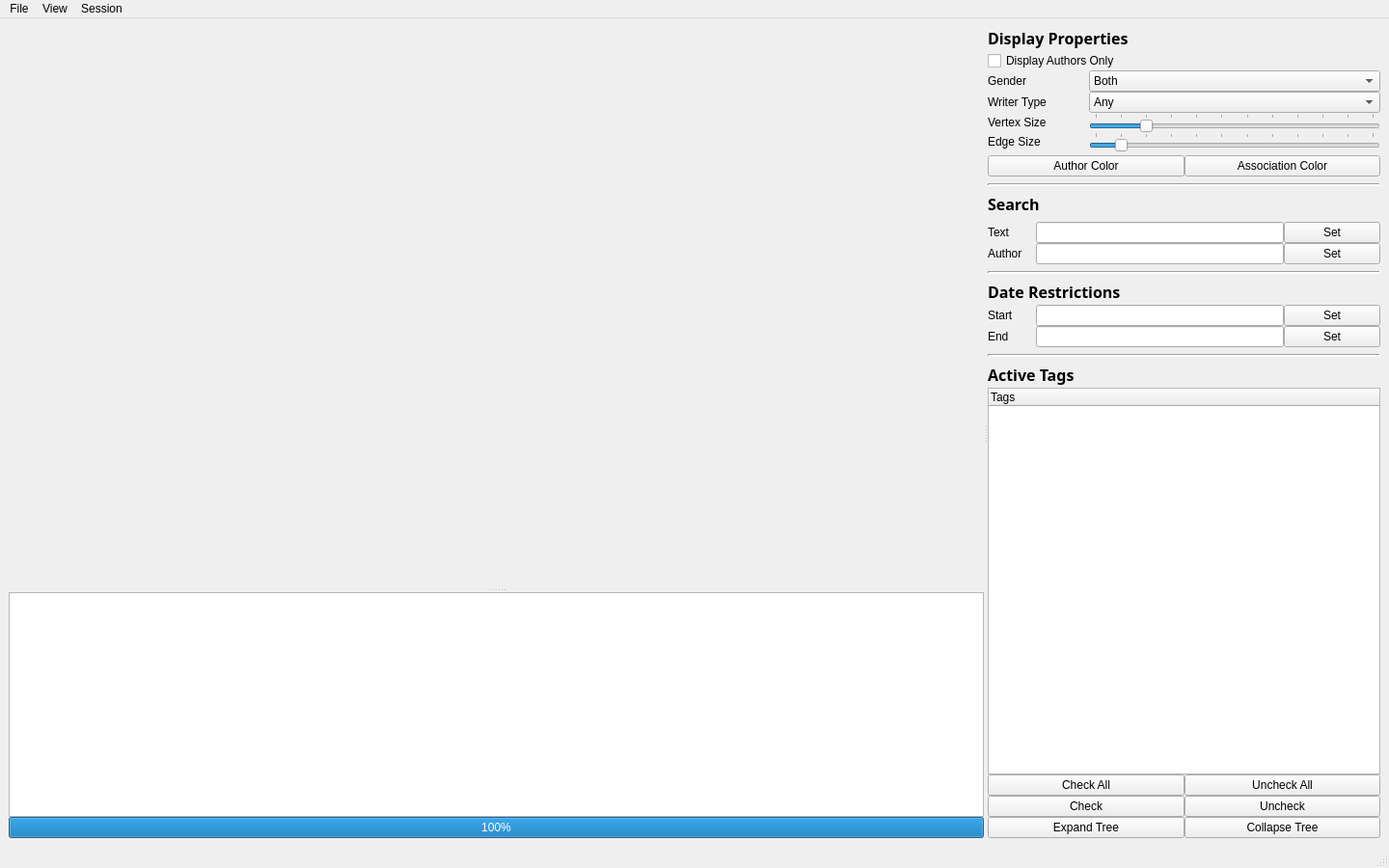
<?xml version="1.0" encoding="UTF-8"?>
<ui version="4.0">
 <class>ovQMainWindow</class>
 <widget class="QMainWindow" name="ovQMainWindow">
  <property name="windowModality">
   <enum>Qt::ApplicationModal</enum>
  </property>
  <property name="enabled">
   <bool>true</bool>
  </property>
  <property name="geometry">
   <rect>
    <x>0</x>
    <y>0</y>
    <width>1440</width>
    <height>900</height>
   </rect>
  </property>
  <property name="sizePolicy">
   <sizepolicy hsizetype="Expanding" vsizetype="Expanding">
    <horstretch>0</horstretch>
    <verstretch>0</verstretch>
   </sizepolicy>
  </property>
  <property name="minimumSize">
   <size>
    <width>800</width>
    <height>600</height>
   </size>
  </property>
  <property name="acceptDrops">
   <bool>false</bool>
  </property>
  <property name="windowTitle">
   <string>ORLANDO</string>
  </property>
  <property name="dockNestingEnabled">
   <bool>true</bool>
  </property>
  <property name="unifiedTitleAndToolBarOnMac">
   <bool>false</bool>
  </property>
  <widget class="QWidget" name="centralwidget">
   <property name="sizePolicy">
    <sizepolicy hsizetype="Expanding" vsizetype="Expanding">
     <horstretch>0</horstretch>
     <verstretch>0</verstretch>
    </sizepolicy>
   </property>
   <property name="contextMenuPolicy">
    <enum>Qt::DefaultContextMenu</enum>
   </property>
   <layout class="QVBoxLayout" name="verticalLayout_3">
    <property name="sizeConstraint">
     <enum>QLayout::SetDefaultConstraint</enum>
    </property>
    <item>
     <widget class="QSplitter" name="displayQuerySplitter">
      <property name="sizePolicy">
       <sizepolicy hsizetype="Expanding" vsizetype="Expanding">
        <horstretch>0</horstretch>
        <verstretch>0</verstretch>
       </sizepolicy>
      </property>
      <property name="frameShape">
       <enum>QFrame::NoFrame</enum>
      </property>
      <property name="orientation">
       <enum>Qt::Horizontal</enum>
      </property>
      <widget class="QWidget" name="layoutWidget_1">
       <layout class="QVBoxLayout" name="displayLayout">
        <property name="spacing">
         <number>0</number>
        </property>
        <item>
         <widget class="QSplitter" name="graphTextSplitter">
          <property name="sizePolicy">
           <sizepolicy hsizetype="Expanding" vsizetype="Expanding">
            <horstretch>0</horstretch>
            <verstretch>0</verstretch>
           </sizepolicy>
          </property>
          <property name="orientation">
           <enum>Qt::Vertical</enum>
          </property>
          <widget class="QVTKWidget" name="graphLayoutWidget" native="true">
           <property name="sizePolicy">
            <sizepolicy hsizetype="Expanding" vsizetype="Expanding">
             <horstretch>0</horstretch>
             <verstretch>0</verstretch>
            </sizepolicy>
           </property>
           <property name="minimumSize">
            <size>
             <width>640</width>
             <height>480</height>
            </size>
           </property>
           <property name="cursor">
            <cursorShape>CrossCursor</cursorShape>
           </property>
          </widget>
          <widget class="QTextEdit" name="graphSelectTextEdit">
           <property name="undoRedoEnabled">
            <bool>false</bool>
           </property>
           <property name="textInteractionFlags">
            <set>Qt::TextSelectableByKeyboard|Qt::TextSelectableByMouse</set>
           </property>
          </widget>
         </widget>
        </item>
        <item>
         <widget class="QProgressBar" name="progressBar">
          <property name="minimumSize">
           <size>
            <width>0</width>
            <height>10</height>
           </size>
          </property>
          <property name="value">
           <number>100</number>
          </property>
         </widget>
        </item>
       </layout>
      </widget>
      <widget class="QWidget" name="layoutWidget">
       <layout class="QVBoxLayout" name="queryLayout" stretch="0,0,0,0,0,0,0">
        <property name="spacing">
         <number>7</number>
        </property>
        <property name="sizeConstraint">
         <enum>QLayout::SetDefaultConstraint</enum>
        </property>
        <property name="margin">
         <number>0</number>
        </property>
        <item>
         <layout class="QVBoxLayout" name="displayPropertiesLayout">
          <property name="spacing">
           <number>0</number>
          </property>
          <property name="topMargin">
           <number>0</number>
          </property>
          <property name="bottomMargin">
           <number>0</number>
          </property>
          <item>
           <widget class="QLabel" name="displayPropertiesLabel">
            <property name="minimumSize">
             <size>
              <width>0</width>
              <height>25</height>
             </size>
            </property>
            <property name="font">
             <font>
              <family>Sans Serif</family>
              <pointsize>12</pointsize>
              <weight>75</weight>
              <bold>true</bold>
             </font>
            </property>
            <property name="layoutDirection">
             <enum>Qt::LeftToRight</enum>
            </property>
            <property name="text">
             <string>Display Properties</string>
            </property>
            <property name="alignment">
             <set>Qt::AlignLeading|Qt::AlignLeft|Qt::AlignTop</set>
            </property>
           </widget>
          </item>
          <item>
           <widget class="QCheckBox" name="authorCheckBox">
            <property name="sizePolicy">
             <sizepolicy hsizetype="Maximum" vsizetype="Fixed">
              <horstretch>0</horstretch>
              <verstretch>0</verstretch>
             </sizepolicy>
            </property>
            <property name="layoutDirection">
             <enum>Qt::LeftToRight</enum>
            </property>
            <property name="text">
             <string>Display Authors Only</string>
            </property>
            <property name="checked">
             <bool>false</bool>
            </property>
           </widget>
          </item>
          <item>
           <layout class="QGridLayout" name="displayPropertiesGridLayout">
            <property name="horizontalSpacing">
             <number>5</number>
            </property>
            <property name="verticalSpacing">
             <number>0</number>
            </property>
            <property name="topMargin">
             <number>0</number>
            </property>
            <item row="2" column="1">
             <widget class="QSlider" name="vertexSizeSlider">
              <property name="minimum">
               <number>1</number>
              </property>
              <property name="maximum">
               <number>23</number>
              </property>
              <property name="pageStep">
               <number>5</number>
              </property>
              <property name="value">
               <number>5</number>
              </property>
              <property name="tracking">
               <bool>false</bool>
              </property>
              <property name="orientation">
               <enum>Qt::Horizontal</enum>
              </property>
              <property name="tickPosition">
               <enum>QSlider::TicksAbove</enum>
              </property>
              <property name="tickInterval">
               <number>2</number>
              </property>
             </widget>
            </item>
            <item row="3" column="1">
             <widget class="QSlider" name="edgeSizeSlider">
              <property name="minimum">
               <number>1</number>
              </property>
              <property name="maximum">
               <number>12</number>
              </property>
              <property name="pageStep">
               <number>4</number>
              </property>
              <property name="value">
               <number>2</number>
              </property>
              <property name="tracking">
               <bool>false</bool>
              </property>
              <property name="orientation">
               <enum>Qt::Horizontal</enum>
              </property>
              <property name="invertedAppearance">
               <bool>false</bool>
              </property>
              <property name="tickPosition">
               <enum>QSlider::TicksAbove</enum>
              </property>
              <property name="tickInterval">
               <number>1</number>
              </property>
             </widget>
            </item>
            <item row="2" column="0">
             <widget class="QLabel" name="vertexSizeLabel">
              <property name="sizePolicy">
               <sizepolicy hsizetype="Fixed" vsizetype="Preferred">
                <horstretch>0</horstretch>
                <verstretch>0</verstretch>
               </sizepolicy>
              </property>
              <property name="minimumSize">
               <size>
                <width>100</width>
                <height>0</height>
               </size>
              </property>
              <property name="text">
               <string>Vertex Size</string>
              </property>
              <property name="alignment">
               <set>Qt::AlignLeading|Qt::AlignLeft|Qt::AlignVCenter</set>
              </property>
             </widget>
            </item>
            <item row="3" column="0">
             <widget class="QLabel" name="edgeSizeLabel">
              <property name="sizePolicy">
               <sizepolicy hsizetype="Fixed" vsizetype="Preferred">
                <horstretch>0</horstretch>
                <verstretch>0</verstretch>
               </sizepolicy>
              </property>
              <property name="minimumSize">
               <size>
                <width>100</width>
                <height>0</height>
               </size>
              </property>
              <property name="text">
               <string>Edge Size</string>
              </property>
              <property name="alignment">
               <set>Qt::AlignLeading|Qt::AlignLeft|Qt::AlignVCenter</set>
              </property>
             </widget>
            </item>
            <item row="0" column="0">
             <widget class="QLabel" name="genderLabel">
              <property name="sizePolicy">
               <sizepolicy hsizetype="Fixed" vsizetype="Preferred">
                <horstretch>0</horstretch>
                <verstretch>0</verstretch>
               </sizepolicy>
              </property>
              <property name="minimumSize">
               <size>
                <width>100</width>
                <height>0</height>
               </size>
              </property>
              <property name="text">
               <string>Gender</string>
              </property>
             </widget>
            </item>
            <item row="0" column="1">
             <widget class="QComboBox" name="genderComboBox">
              <property name="sizePolicy">
               <sizepolicy hsizetype="Expanding" vsizetype="Fixed">
                <horstretch>0</horstretch>
                <verstretch>0</verstretch>
               </sizepolicy>
              </property>
              <item>
               <property name="text">
                <string>Both</string>
               </property>
              </item>
              <item>
               <property name="text">
                <string>Female</string>
               </property>
              </item>
              <item>
               <property name="text">
                <string>Male</string>
               </property>
              </item>
             </widget>
            </item>
            <item row="1" column="0">
             <widget class="QLabel" name="writerLabel">
              <property name="sizePolicy">
               <sizepolicy hsizetype="Fixed" vsizetype="Preferred">
                <horstretch>0</horstretch>
                <verstretch>0</verstretch>
               </sizepolicy>
              </property>
              <property name="minimumSize">
               <size>
                <width>100</width>
                <height>0</height>
               </size>
              </property>
              <property name="text">
               <string>Writer Type</string>
              </property>
             </widget>
            </item>
            <item row="1" column="1">
             <widget class="QComboBox" name="writerComboBox">
              <property name="sizePolicy">
               <sizepolicy hsizetype="Expanding" vsizetype="Fixed">
                <horstretch>0</horstretch>
                <verstretch>0</verstretch>
               </sizepolicy>
              </property>
              <item>
               <property name="text">
                <string>Any</string>
               </property>
              </item>
              <item>
               <property name="text">
                <string>Writer</string>
               </property>
              </item>
              <item>
               <property name="text">
                <string>BRW</string>
               </property>
              </item>
              <item>
               <property name="text">
                <string>IBR</string>
               </property>
              </item>
              <item>
               <property name="text">
                <string>Writer or BRW</string>
               </property>
              </item>
              <item>
               <property name="text">
                <string>Writer or IBR</string>
               </property>
              </item>
              <item>
               <property name="text">
                <string>BRW or IBR</string>
               </property>
              </item>
             </widget>
            </item>
           </layout>
          </item>
          <item>
           <layout class="QHBoxLayout" name="vertexColorLayout">
            <property name="topMargin">
             <number>4</number>
            </property>
            <item>
             <widget class="QPushButton" name="authorVertexColorPushButton">
              <property name="sizePolicy">
               <sizepolicy hsizetype="Expanding" vsizetype="Fixed">
                <horstretch>0</horstretch>
                <verstretch>0</verstretch>
               </sizepolicy>
              </property>
              <property name="text">
               <string>Author Color</string>
              </property>
             </widget>
            </item>
            <item>
             <widget class="QPushButton" name="associationVertexColorPushButton">
              <property name="sizePolicy">
               <sizepolicy hsizetype="Expanding" vsizetype="Fixed">
                <horstretch>0</horstretch>
                <verstretch>0</verstretch>
               </sizepolicy>
              </property>
              <property name="text">
               <string>Association Color</string>
              </property>
             </widget>
            </item>
           </layout>
          </item>
         </layout>
        </item>
        <item>
         <widget class="Line" name="line_1">
          <property name="lineWidth">
           <number>2</number>
          </property>
          <property name="orientation">
           <enum>Qt::Horizontal</enum>
          </property>
         </widget>
        </item>
        <item>
         <layout class="QVBoxLayout" name="searchRestrictionsLayout">
          <property name="topMargin">
           <number>0</number>
          </property>
          <item>
           <widget class="QLabel" name="label_2">
            <property name="font">
             <font>
              <family>Sans Serif</family>
              <pointsize>12</pointsize>
              <weight>75</weight>
              <bold>true</bold>
             </font>
            </property>
            <property name="text">
             <string>Search</string>
            </property>
           </widget>
          </item>
          <item>
           <layout class="QGridLayout" name="searchRestrictionsGridLayout">
            <property name="topMargin">
             <number>0</number>
            </property>
            <property name="spacing">
             <number>0</number>
            </property>
            <item row="0" column="0">
             <widget class="QLabel" name="textSearchLabel">
              <property name="sizePolicy">
               <sizepolicy hsizetype="Fixed" vsizetype="Preferred">
                <horstretch>0</horstretch>
                <verstretch>0</verstretch>
               </sizepolicy>
              </property>
              <property name="minimumSize">
               <size>
                <width>50</width>
                <height>0</height>
               </size>
              </property>
              <property name="text">
               <string>Text</string>
              </property>
             </widget>
            </item>
            <item row="1" column="0">
             <widget class="QLabel" name="authorSearchLabel">
              <property name="sizePolicy">
               <sizepolicy hsizetype="Fixed" vsizetype="Preferred">
                <horstretch>0</horstretch>
                <verstretch>0</verstretch>
               </sizepolicy>
              </property>
              <property name="minimumSize">
               <size>
                <width>50</width>
                <height>0</height>
               </size>
              </property>
              <property name="text">
               <string>Author</string>
              </property>
             </widget>
            </item>
            <item row="0" column="1">
             <widget class="QLineEdit" name="textSearchLineEdit">
              <property name="readOnly">
               <bool>true</bool>
              </property>
             </widget>
            </item>
            <item row="1" column="1">
             <widget class="QLineEdit" name="authorSearchLineEdit">
              <property name="readOnly">
               <bool>true</bool>
              </property>
             </widget>
            </item>
            <item row="0" column="2">
             <widget class="QPushButton" name="textSearchSetPushButton">
              <property name="sizePolicy">
               <sizepolicy hsizetype="Fixed" vsizetype="Fixed">
                <horstretch>0</horstretch>
                <verstretch>0</verstretch>
               </sizepolicy>
              </property>
              <property name="minimumSize">
               <size>
                <width>100</width>
                <height>0</height>
               </size>
              </property>
              <property name="text">
               <string>Set</string>
              </property>
             </widget>
            </item>
            <item row="1" column="2">
             <widget class="QPushButton" name="authorSearchSetPushButton">
              <property name="sizePolicy">
               <sizepolicy hsizetype="Fixed" vsizetype="Fixed">
                <horstretch>0</horstretch>
                <verstretch>0</verstretch>
               </sizepolicy>
              </property>
              <property name="minimumSize">
               <size>
                <width>100</width>
                <height>0</height>
               </size>
              </property>
              <property name="text">
               <string>Set</string>
              </property>
             </widget>
            </item>
           </layout>
          </item>
         </layout>
        </item>
        <item>
         <widget class="Line" name="line_2">
          <property name="lineWidth">
           <number>2</number>
          </property>
          <property name="orientation">
           <enum>Qt::Horizontal</enum>
          </property>
         </widget>
        </item>
        <item>
         <layout class="QVBoxLayout" name="dateRestrictionsLayout">
          <property name="spacing">
           <number>0</number>
          </property>
          <property name="topMargin">
           <number>0</number>
          </property>
          <property name="bottomMargin">
           <number>0</number>
          </property>
          <item>
           <widget class="QLabel" name="label">
            <property name="minimumSize">
             <size>
              <width>0</width>
              <height>25</height>
             </size>
            </property>
            <property name="font">
             <font>
              <family>Sans Serif</family>
              <pointsize>12</pointsize>
              <weight>75</weight>
              <bold>true</bold>
             </font>
            </property>
            <property name="text">
             <string>Date Restrictions</string>
            </property>
            <property name="alignment">
             <set>Qt::AlignLeading|Qt::AlignLeft|Qt::AlignTop</set>
            </property>
           </widget>
          </item>
          <item>
           <layout class="QGridLayout" name="dateRestrictionsGridLayout">
            <property name="leftMargin">
             <number>0</number>
            </property>
            <property name="topMargin">
             <number>0</number>
            </property>
            <property name="rightMargin">
             <number>0</number>
            </property>
            <property name="spacing">
             <number>0</number>
            </property>
            <item row="0" column="1">
             <widget class="QLineEdit" name="startLineEdit">
              <property name="readOnly">
               <bool>true</bool>
              </property>
             </widget>
            </item>
            <item row="1" column="1">
             <widget class="QLineEdit" name="endLineEdit">
              <property name="readOnly">
               <bool>true</bool>
              </property>
             </widget>
            </item>
            <item row="0" column="0">
             <widget class="QLabel" name="startLabel">
              <property name="sizePolicy">
               <sizepolicy hsizetype="Fixed" vsizetype="Preferred">
                <horstretch>0</horstretch>
                <verstretch>0</verstretch>
               </sizepolicy>
              </property>
              <property name="minimumSize">
               <size>
                <width>50</width>
                <height>0</height>
               </size>
              </property>
              <property name="text">
               <string>Start</string>
              </property>
             </widget>
            </item>
            <item row="1" column="0">
             <widget class="QLabel" name="endLabel">
              <property name="sizePolicy">
               <sizepolicy hsizetype="Fixed" vsizetype="Preferred">
                <horstretch>0</horstretch>
                <verstretch>0</verstretch>
               </sizepolicy>
              </property>
              <property name="minimumSize">
               <size>
                <width>50</width>
                <height>0</height>
               </size>
              </property>
              <property name="text">
               <string>End</string>
              </property>
             </widget>
            </item>
            <item row="0" column="2">
             <widget class="QPushButton" name="startSetPushButton">
              <property name="sizePolicy">
               <sizepolicy hsizetype="Fixed" vsizetype="Fixed">
                <horstretch>0</horstretch>
                <verstretch>0</verstretch>
               </sizepolicy>
              </property>
              <property name="minimumSize">
               <size>
                <width>100</width>
                <height>0</height>
               </size>
              </property>
              <property name="text">
               <string>Set</string>
              </property>
             </widget>
            </item>
            <item row="1" column="2">
             <widget class="QPushButton" name="endSetPushButton">
              <property name="sizePolicy">
               <sizepolicy hsizetype="Fixed" vsizetype="Fixed">
                <horstretch>0</horstretch>
                <verstretch>0</verstretch>
               </sizepolicy>
              </property>
              <property name="minimumSize">
               <size>
                <width>100</width>
                <height>0</height>
               </size>
              </property>
              <property name="text">
               <string>Set</string>
              </property>
             </widget>
            </item>
           </layout>
          </item>
         </layout>
        </item>
        <item>
         <widget class="Line" name="line_3">
          <property name="lineWidth">
           <number>2</number>
          </property>
          <property name="orientation">
           <enum>Qt::Horizontal</enum>
          </property>
         </widget>
        </item>
        <item>
         <layout class="QVBoxLayout" name="activeTagsLayout">
          <property name="spacing">
           <number>0</number>
          </property>
          <property name="topMargin">
           <number>0</number>
          </property>
          <item>
           <widget class="QLabel" name="activeTagsLabel">
            <property name="enabled">
             <bool>true</bool>
            </property>
            <property name="minimumSize">
             <size>
              <width>0</width>
              <height>25</height>
             </size>
            </property>
            <property name="font">
             <font>
              <family>Sans Serif</family>
              <pointsize>12</pointsize>
              <weight>75</weight>
              <bold>true</bold>
             </font>
            </property>
            <property name="text">
             <string>Active Tags</string>
            </property>
            <property name="alignment">
             <set>Qt::AlignLeading|Qt::AlignLeft|Qt::AlignTop</set>
            </property>
           </widget>
          </item>
          <item>
           <widget class="QTreeWidget" name="tagTreeWidget">
            <property name="sizePolicy">
             <sizepolicy hsizetype="Expanding" vsizetype="Expanding">
              <horstretch>0</horstretch>
              <verstretch>0</verstretch>
             </sizepolicy>
            </property>
            <property name="minimumSize">
             <size>
              <width>200</width>
              <height>0</height>
             </size>
            </property>
            <column>
             <property name="text">
              <string>Tags</string>
             </property>
            </column>
           </widget>
          </item>
          <item>
           <layout class="QGridLayout" name="activeTagsGridLayout">
            <property name="leftMargin">
             <number>0</number>
            </property>
            <property name="topMargin">
             <number>0</number>
            </property>
            <item row="1" column="0">
             <widget class="QPushButton" name="tagTreeCheckButton">
              <property name="sizePolicy">
               <sizepolicy hsizetype="Expanding" vsizetype="Fixed">
                <horstretch>0</horstretch>
                <verstretch>0</verstretch>
               </sizepolicy>
              </property>
              <property name="text">
               <string>Check</string>
              </property>
             </widget>
            </item>
            <item row="1" column="1">
             <widget class="QPushButton" name="tagTreeUnCheckButton">
              <property name="sizePolicy">
               <sizepolicy hsizetype="Expanding" vsizetype="Fixed">
                <horstretch>0</horstretch>
                <verstretch>0</verstretch>
               </sizepolicy>
              </property>
              <property name="text">
               <string>Uncheck</string>
              </property>
             </widget>
            </item>
            <item row="2" column="0">
             <widget class="QPushButton" name="tagTreeExpandButton">
              <property name="sizePolicy">
               <sizepolicy hsizetype="Expanding" vsizetype="Fixed">
                <horstretch>0</horstretch>
                <verstretch>0</verstretch>
               </sizepolicy>
              </property>
              <property name="text">
               <string>Expand Tree</string>
              </property>
             </widget>
            </item>
            <item row="2" column="1">
             <widget class="QPushButton" name="tagTreeCollapseButton">
              <property name="sizePolicy">
               <sizepolicy hsizetype="Expanding" vsizetype="Fixed">
                <horstretch>0</horstretch>
                <verstretch>0</verstretch>
               </sizepolicy>
              </property>
              <property name="text">
               <string>Collapse Tree</string>
              </property>
             </widget>
            </item>
            <item row="0" column="0">
             <widget class="QPushButton" name="tagTreeCheckAllButton">
              <property name="text">
               <string>Check All</string>
              </property>
             </widget>
            </item>
            <item row="0" column="1">
             <widget class="QPushButton" name="tagTreeUnCheckAllButton">
              <property name="text">
               <string>Uncheck All</string>
              </property>
             </widget>
            </item>
           </layout>
          </item>
         </layout>
        </item>
       </layout>
      </widget>
     </widget>
    </item>
   </layout>
  </widget>
  <widget class="QMenuBar" name="menubar">
   <property name="geometry">
    <rect>
     <x>0</x>
     <y>0</y>
     <width>1440</width>
     <height>27</height>
    </rect>
   </property>
   <widget class="QMenu" name="menuFile">
    <property name="title">
     <string>File</string>
    </property>
    <addaction name="actionOpenData"/>
    <addaction name="actionTakeScreenshot"/>
    <addaction name="actionExit"/>
   </widget>
   <widget class="QMenu" name="menuView">
    <property name="title">
     <string>View</string>
    </property>
    <widget class="QMenu" name="menuViewSetVertexStyle">
     <property name="statusTip">
      <string>Select the vertex style</string>
     </property>
     <property name="title">
      <string>Set Vertex Style</string>
     </property>
     <addaction name="actionSetVertexStyleToNone"/>
     <addaction name="actionSetVertexStyleToVertex"/>
     <addaction name="actionSetVertexStyleToDash"/>
     <addaction name="actionSetVertexStyleToCross"/>
     <addaction name="actionSetVertexStyleToThickCross"/>
     <addaction name="actionSetVertexStyleToTriangle"/>
     <addaction name="actionSetVertexStyleToSquare"/>
     <addaction name="actionSetVertexStyleToCircle"/>
     <addaction name="actionSetVertexStyleToDiamond"/>
     <addaction name="actionSetVertexStyleToArrow"/>
     <addaction name="actionSetVertexStyleToThickArrow"/>
     <addaction name="actionSetVertexStyleToHookedArrow"/>
     <addaction name="actionSetVertexStyleToEdgeArrow"/>
    </widget>
    <widget class="QMenu" name="menuSet_Background">
     <property name="title">
      <string>Set Background</string>
     </property>
     <addaction name="actionSetBackgroundSolid"/>
     <addaction name="actionSetBackgroundTop"/>
     <addaction name="actionSetBackgroundBottom"/>
    </widget>
    <widget class="QMenu" name="menuSet_Layout_Strategy">
     <property name="title">
      <string>Set Layout Strategy</string>
     </property>
     <addaction name="actionSetLayoutStrategyToRandom"/>
     <addaction name="actionSetLayoutStrategyToForceDirected"/>
     <addaction name="actionSetLayoutStrategyToSimple2D"/>
     <addaction name="actionSetLayoutStrategyToClustering2D"/>
     <addaction name="actionSetLayoutStrategyToCommunity2D"/>
     <addaction name="actionSetLayoutStrategyToFast2D"/>
     <addaction name="actionSetLayoutStrategyToCircular"/>
     <addaction name="actionSetLayoutStrategyToSpanTree"/>
    </widget>
    <widget class="QMenu" name="menuSetSnapshotMagnification">
     <property name="title">
      <string>Set Snapshot Magnification</string>
     </property>
     <addaction name="actionMag1"/>
     <addaction name="actionMag2"/>
     <addaction name="actionMag3"/>
     <addaction name="actionMag4"/>
     <addaction name="actionMag5"/>
     <addaction name="actionMag6"/>
     <addaction name="actionMag7"/>
     <addaction name="actionMag8"/>
     <addaction name="actionMag9"/>
     <addaction name="actionMag10"/>
    </widget>
    <addaction name="actionReCenterGraph"/>
    <addaction name="separator"/>
    <addaction name="menuSet_Background"/>
    <addaction name="menuViewSetVertexStyle"/>
    <addaction name="menuSet_Layout_Strategy"/>
    <addaction name="menuSetSnapshotMagnification"/>
    <addaction name="actionSetAnnotation"/>
    <addaction name="actionShowAnnotation"/>
   </widget>
   <widget class="QMenu" name="menuSession">
    <property name="title">
     <string>Session</string>
    </property>
    <addaction name="actionOpenSession"/>
    <addaction name="actionReloadSession"/>
    <addaction name="actionSaveSession"/>
    <addaction name="actionSaveSessionAs"/>
   </widget>
   <addaction name="menuFile"/>
   <addaction name="menuView"/>
   <addaction name="menuSession"/>
  </widget>
  <widget class="QStatusBar" name="statusbar"/>
  <action name="actionOpenData">
   <property name="text">
    <string>Open Data</string>
   </property>
   <property name="statusTip">
    <string>Open a data file</string>
   </property>
   <property name="shortcut">
    <string>Ctrl+O</string>
   </property>
  </action>
  <action name="actionSetVertexStyleToNone">
   <property name="checkable">
    <bool>true</bool>
   </property>
   <property name="text">
    <string>None</string>
   </property>
   <property name="statusTip">
    <string>Set the vertex style to none</string>
   </property>
  </action>
  <action name="actionSetVertexStyleToVertex">
   <property name="checkable">
    <bool>true</bool>
   </property>
   <property name="checked">
    <bool>true</bool>
   </property>
   <property name="text">
    <string>Vertex</string>
   </property>
   <property name="statusTip">
    <string>Set the vertex style to vertex</string>
   </property>
  </action>
  <action name="actionSetVertexStyleToDash">
   <property name="checkable">
    <bool>true</bool>
   </property>
   <property name="text">
    <string>Dash</string>
   </property>
   <property name="statusTip">
    <string>Set the vertex style to dash</string>
   </property>
  </action>
  <action name="actionSetVertexStyleToCross">
   <property name="checkable">
    <bool>true</bool>
   </property>
   <property name="text">
    <string>Cross</string>
   </property>
   <property name="statusTip">
    <string>Set the vertex style to cross</string>
   </property>
  </action>
  <action name="actionSetVertexStyleToThickCross">
   <property name="checkable">
    <bool>true</bool>
   </property>
   <property name="text">
    <string>Thick Cross</string>
   </property>
   <property name="statusTip">
    <string>Set the vertex style to thick cross</string>
   </property>
  </action>
  <action name="actionSetVertexStyleToTriangle">
   <property name="checkable">
    <bool>true</bool>
   </property>
   <property name="text">
    <string>Triangle</string>
   </property>
   <property name="statusTip">
    <string>Set the vertex style to triangle</string>
   </property>
  </action>
  <action name="actionSetVertexStyleToSquare">
   <property name="checkable">
    <bool>true</bool>
   </property>
   <property name="text">
    <string>Square</string>
   </property>
   <property name="statusTip">
    <string>Set the vertex style to square</string>
   </property>
  </action>
  <action name="actionSetVertexStyleToCircle">
   <property name="checkable">
    <bool>true</bool>
   </property>
   <property name="text">
    <string>Circle</string>
   </property>
   <property name="statusTip">
    <string>Set the vertex style to circle</string>
   </property>
  </action>
  <action name="actionSetVertexStyleToDiamond">
   <property name="checkable">
    <bool>true</bool>
   </property>
   <property name="text">
    <string>Diamond</string>
   </property>
   <property name="statusTip">
    <string>Set the vertex style to diamond</string>
   </property>
  </action>
  <action name="actionSetVertexStyleToArrow">
   <property name="checkable">
    <bool>true</bool>
   </property>
   <property name="text">
    <string>Arrow</string>
   </property>
   <property name="statusTip">
    <string>Set the vertex style to arrow</string>
   </property>
  </action>
  <action name="actionSetVertexStyleToThickArrow">
   <property name="checkable">
    <bool>true</bool>
   </property>
   <property name="text">
    <string>Thick Arrow</string>
   </property>
   <property name="statusTip">
    <string>Set the vertex style to thick arrow</string>
   </property>
  </action>
  <action name="actionSetVertexStyleToHookedArrow">
   <property name="checkable">
    <bool>true</bool>
   </property>
   <property name="text">
    <string>Hooked Arrow</string>
   </property>
   <property name="statusTip">
    <string>Set the vertex style to hooked arrow</string>
   </property>
  </action>
  <action name="actionSetVertexStyleToEdgeArrow">
   <property name="checkable">
    <bool>true</bool>
   </property>
   <property name="text">
    <string>Edge Arrow</string>
   </property>
   <property name="statusTip">
    <string>Set the vertex style to edge arrow</string>
   </property>
  </action>
  <action name="actionExit">
   <property name="text">
    <string>Exit</string>
   </property>
   <property name="statusTip">
    <string>Exit the application</string>
   </property>
   <property name="shortcut">
    <string>Ctrl+Q</string>
   </property>
  </action>
  <action name="actionViewSetBackground2">
   <property name="text">
    <string>Set Background #2</string>
   </property>
   <property name="statusTip">
    <string>Set the top background color</string>
   </property>
  </action>
  <action name="actionSetBackgroundSolid">
   <property name="text">
    <string>Set Solid Color</string>
   </property>
   <property name="statusTip">
    <string>Set the background to a single solid color</string>
   </property>
  </action>
  <action name="actionSetBackgroundTop">
   <property name="text">
    <string>Set Top Gradient</string>
   </property>
  </action>
  <action name="actionSetBackgroundBottom">
   <property name="text">
    <string>Set Bottom Gradient</string>
   </property>
  </action>
  <action name="actionSetLayoutStrategyToRandom">
   <property name="checkable">
    <bool>true</bool>
   </property>
   <property name="text">
    <string>Random</string>
   </property>
  </action>
  <action name="actionSetLayoutStrategyToForceDirected">
   <property name="checkable">
    <bool>true</bool>
   </property>
   <property name="text">
    <string>ForceDirected</string>
   </property>
  </action>
  <action name="actionSetLayoutStrategyToSimple2D">
   <property name="checkable">
    <bool>true</bool>
   </property>
   <property name="text">
    <string>Simple2D</string>
   </property>
  </action>
  <action name="actionSetLayoutStrategyToClustering2D">
   <property name="checkable">
    <bool>true</bool>
   </property>
   <property name="checked">
    <bool>true</bool>
   </property>
   <property name="text">
    <string>Clustering2D</string>
   </property>
  </action>
  <action name="actionSetLayoutStrategyToCommunity2D">
   <property name="checkable">
    <bool>true</bool>
   </property>
   <property name="text">
    <string>Community2D</string>
   </property>
  </action>
  <action name="actionSetLayoutStrategyToFast2D">
   <property name="checkable">
    <bool>true</bool>
   </property>
   <property name="text">
    <string>Fast2D</string>
   </property>
  </action>
  <action name="actionSetLayoutStrategyToPassThrough">
   <property name="checkable">
    <bool>true</bool>
   </property>
   <property name="text">
    <string>PassThrough</string>
   </property>
  </action>
  <action name="actionSetLayoutStrategyToCircular">
   <property name="checkable">
    <bool>true</bool>
   </property>
   <property name="text">
    <string>Circular</string>
   </property>
  </action>
  <action name="actionSetLayoutStrategyToTree">
   <property name="checkable">
    <bool>true</bool>
   </property>
   <property name="text">
    <string>Tree</string>
   </property>
  </action>
  <action name="actionSetLayoutStrategyToCosmicTree">
   <property name="checkable">
    <bool>true</bool>
   </property>
   <property name="text">
    <string>CosmicTree</string>
   </property>
  </action>
  <action name="actionSetLayoutStrategyToCone">
   <property name="checkable">
    <bool>true</bool>
   </property>
   <property name="text">
    <string>Cone</string>
   </property>
  </action>
  <action name="actionSetLayoutStrategyToSpanTree">
   <property name="checkable">
    <bool>true</bool>
   </property>
   <property name="text">
    <string>SpanTree</string>
   </property>
  </action>
  <action name="actionReCenterGraph">
   <property name="text">
    <string>Re-Center Graph</string>
   </property>
   <property name="shortcut">
    <string>Shift+R</string>
   </property>
  </action>
  <action name="actionOpenSession">
   <property name="text">
    <string>Open Session</string>
   </property>
  </action>
  <action name="actionSaveSession">
   <property name="text">
    <string>Save Session</string>
   </property>
  </action>
  <action name="actionSaveSessionAs">
   <property name="text">
    <string>Save Session As...</string>
   </property>
  </action>
  <action name="actionReloadSession">
   <property name="enabled">
    <bool>true</bool>
   </property>
   <property name="text">
    <string>Reload Session</string>
   </property>
  </action>
  <action name="actionTakeScreenshot">
   <property name="text">
    <string>Take Screenshot</string>
   </property>
  </action>
  <action name="actionMag1">
   <property name="checkable">
    <bool>true</bool>
   </property>
   <property name="checked">
    <bool>true</bool>
   </property>
   <property name="text">
    <string>1</string>
   </property>
  </action>
  <action name="actionMag2">
   <property name="checkable">
    <bool>true</bool>
   </property>
   <property name="text">
    <string>2</string>
   </property>
  </action>
  <action name="actionMag3">
   <property name="checkable">
    <bool>true</bool>
   </property>
   <property name="text">
    <string>3</string>
   </property>
  </action>
  <action name="actionMag4">
   <property name="checkable">
    <bool>true</bool>
   </property>
   <property name="text">
    <string>4</string>
   </property>
  </action>
  <action name="actionMag5">
   <property name="checkable">
    <bool>true</bool>
   </property>
   <property name="text">
    <string>5</string>
   </property>
  </action>
  <action name="actionMag6">
   <property name="checkable">
    <bool>true</bool>
   </property>
   <property name="text">
    <string>6</string>
   </property>
  </action>
  <action name="actionMag7">
   <property name="checkable">
    <bool>true</bool>
   </property>
   <property name="text">
    <string>7</string>
   </property>
  </action>
  <action name="actionMag8">
   <property name="checkable">
    <bool>true</bool>
   </property>
   <property name="text">
    <string>8</string>
   </property>
  </action>
  <action name="actionMag9">
   <property name="checkable">
    <bool>true</bool>
   </property>
   <property name="text">
    <string>9</string>
   </property>
  </action>
  <action name="actionMag10">
   <property name="checkable">
    <bool>true</bool>
   </property>
   <property name="text">
    <string>10</string>
   </property>
  </action>
  <action name="actionShowAnnotation">
   <property name="checkable">
    <bool>true</bool>
   </property>
   <property name="checked">
    <bool>true</bool>
   </property>
   <property name="text">
    <string>Show Annotation</string>
   </property>
  </action>
  <action name="actionSet_Annotation">
   <property name="text">
    <string>Set Annotation</string>
   </property>
  </action>
  <action name="actionShow_Annotation">
   <property name="text">
    <string>Show Annotation</string>
   </property>
  </action>
  <action name="actionSetAnnotation">
   <property name="text">
    <string>Set Annotation</string>
   </property>
  </action>
 </widget>
 <customwidgets>
  <customwidget>
   <class>QVTKWidget</class>
   <extends>QWidget</extends>
   <header>QVTKWidget.h</header>
  </customwidget>
 </customwidgets>
 <tabstops>
  <tabstop>authorCheckBox</tabstop>
  <tabstop>genderComboBox</tabstop>
  <tabstop>writerComboBox</tabstop>
  <tabstop>vertexSizeSlider</tabstop>
  <tabstop>edgeSizeSlider</tabstop>
  <tabstop>authorVertexColorPushButton</tabstop>
  <tabstop>associationVertexColorPushButton</tabstop>
  <tabstop>textSearchLineEdit</tabstop>
  <tabstop>textSearchSetPushButton</tabstop>
  <tabstop>authorSearchLineEdit</tabstop>
  <tabstop>authorSearchSetPushButton</tabstop>
  <tabstop>startLineEdit</tabstop>
  <tabstop>startSetPushButton</tabstop>
  <tabstop>endLineEdit</tabstop>
  <tabstop>endSetPushButton</tabstop>
  <tabstop>tagTreeWidget</tabstop>
  <tabstop>tagTreeCheckAllButton</tabstop>
  <tabstop>tagTreeUnCheckAllButton</tabstop>
  <tabstop>tagTreeCheckButton</tabstop>
  <tabstop>tagTreeUnCheckButton</tabstop>
  <tabstop>tagTreeExpandButton</tabstop>
  <tabstop>tagTreeCollapseButton</tabstop>
  <tabstop>graphSelectTextEdit</tabstop>
 </tabstops>
 <resources/>
 <connections/>
</ui>
